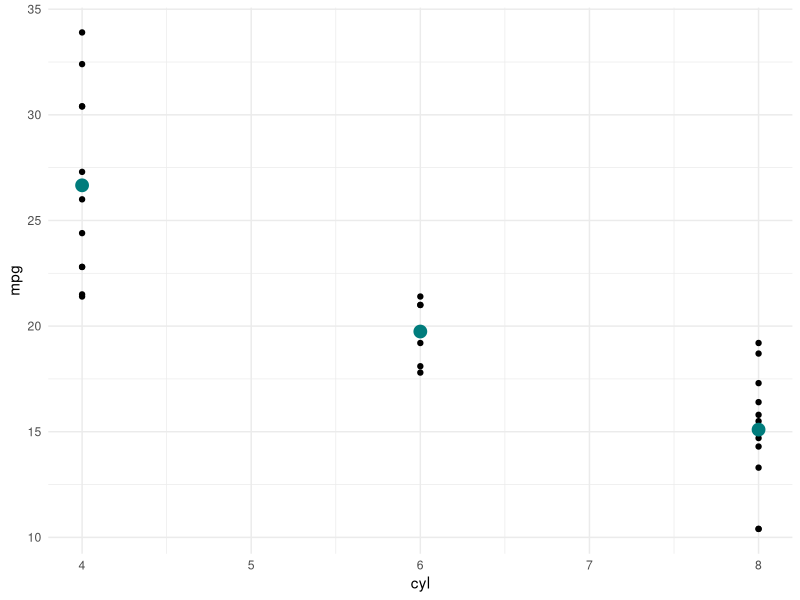

Reproduce this figure in R.
# library(tidyverse)
# d <- ggplot(mtcars, aes(cyl, mpg)) + geom_point()
# d + stat_summary(fun.data = "mean_cl_boot", colour = "red", linewidth = 2, size = 3)
# # You can supply individual functions to summarise the value at
# # each x:
# d + stat_summary(fun = "median", colour = "red", size = 2, geom = "point")
# # d + stat_summary(fun = "mean", colour = "red", size = 2, geom = "point")
# # d + aes(colour = factor(vs)) + stat_summary(fun = mean, geom="line")
# Orientation follows the discrete axis
# ggplot(mtcars, aes(mpg, factor(cyl))) +
#   geom_point() +
#   stat_summary(fun.data = "mean_cl_boot", colour = "red", linewidth = 2, size = 3)

library(tidyverse)
ggplot(mtcars, aes(cyl, mpg)) +
  geom_point() +
  stat_summary(fun = "mean", color = "#007c7c", size = 4, geom = "point") +
  theme_minimal()